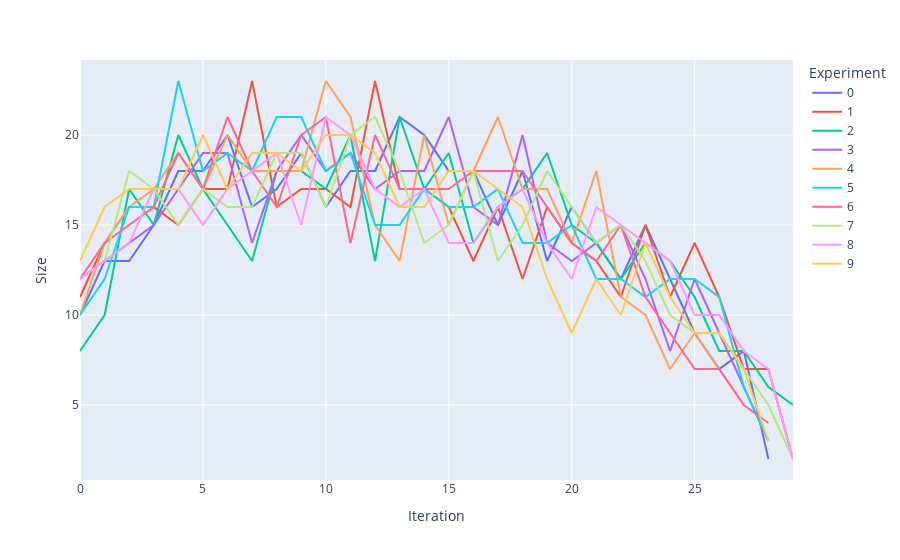

The notebook cell saved with this chart:
### Code cell
df = pd.DataFrame(shell_list)
df = df.transpose()
df = pd.melt(df, ignore_index=False, var_name="Experiment", value_name="Size")
df['Iteration'] = df.index
df.reset_index(inplace=True)
df.dropna(inplace=True)
df.head()
chart = px.line(df, x='Iteration', y='Size', color='Experiment')
chart.show()

### Figure 1 — Plotly figure (JSON) as saved in the notebook; plotly's stock layout.template omitted (floating-point values rounded to 4 significant figures)
{"data": [{"hovertemplate": "Experiment=0<br>Iteration=%{x}<br>Size=%{y}<extra></extra>", "legendgroup": "0", "line": {"color": "#636efa", "dash": "solid"}, "marker": {"symbol": "circle"}, "mode": "lines", "name": "0", "orientation": "v", "showlegend": true, "type": "scatter", "x": [0, 1, 2, 3, 4, 5, 6, 7, 8, 9, 10, 11, 12, 13, 14, 15, 16, 17, 18, 19, 20, 21, 22, 23, 24, 25, 26, 27, 28], "xaxis": "x", "y": [10, 13, 13, 15, 18, 18, 20, 16, 17, 19, 16, 18, 18, 21, 20, 18, 18, 15, 18, 13, 16, 14, 12, 15, 12, 9, 7, 8, 2], "yaxis": "y"}, {"hovertemplate": "Experiment=1<br>Iteration=%{x}<br>Size=%{y}<extra></extra>", "legendgroup": "1", "line": {"color": "#EF553B", "dash": "solid"}, "marker": {"symbol": "circle"}, "mode": "lines", "name": "1", "orientation": "v", "showlegend": true, "type": "scatter", "x": [0, 1, 2, 3, 4, 5, 6, 7, 8, 9, 10, 11, 12, 13, 14, 15, 16, 17, 18, 19, 20, 21, 22, 23, 24, 25, 26, 27, 28, 29], "xaxis": "x", "y": [11, 14, 16, 16, 15, 17, 17, 23, 16, 17, 17, 16, 23, 17, 17, 16, 13, 16, 12, 16, 14, 13, 11, 15, 11, 14, 11, 7, 7, 2], "yaxis": "y"}, {"hovertemplate": "Experiment=2<br>Iteration=%{x}<br>Size=%{y}<extra></extra>", "legendgroup": "2", "line": {"color": "#00cc96", "dash": "solid"}, "marker": {"symbol": "circle"}, "mode": "lines", "name": "2", "orientation": "v", "showlegend": true, "type": "scatter", "x": [0, 1, 2, 3, 4, 5, 6, 7, 8, 9, 10, 11, 12, 13, 14, 15, 16, 17, 18, 19, 20, 21, 22, 23, 24, 25, 26, 27, 28, 29], "xaxis": "x", "y": [8, 10, 17, 15, 20, 17, 15, 13, 18, 18, 17, 20, 13, 21, 17, 19, 14, 16, 17, 19, 15, 14, 12, 14, 13, 11, 8, 8, 6, 5], "yaxis": "y"}, {"hovertemplate": "Experiment=3<br>Iteration=%{x}<br>Size=%{y}<extra></extra>", "legendgroup": "3", "line": {"color": "#ab63fa", "dash": "solid"}, "marker": {"symbol": "circle"}, "mode": "lines", "name": "3", "orientation": "v", "showlegend": true, "type": "scatter", "x": [0, 1, 2, 3, 4, 5, 6, 7, 8, 9, 10, 11, 12, 13, 14, 15, 16, 17, 18, 19, 20, 21, 22, 23, 24, 25, 26, 27, 28], "xaxis": "x", "y": [12, 13, 14, 15, 17, 19, 19, 14, 18, 20, 18, 19, 17, 18, 18, 21, 16, 15, 20, 14, 13, 14, 15, 12, 8, 12, 9, 6, 3], "yaxis": "y"}, {"hovertemplate": "Experiment=4<br>Iteration=%{x}<br>Size=%{y}<extra></extra>", "legendgroup": "4", "line": {"color": "#FFA15A", "dash": "solid"}, "marker": {"symbol": "circle"}, "mode": "lines", "name": "4", "orientation": "v", "showlegend": true, "type": "scatter", "x": [0, 1, 2, 3, 4, 5, 6, 7, 8, 9, 10, 11, 12, 13, 14, 15, 16, 17, 18, 19, 20, 21, 22, 23, 24, 25, 26, 27], "xaxis": "x", "y": [10, 14, 16, 17, 19, 17, 20, 18, 18, 18, 23, 21, 15, 13, 20, 15, 18, 21, 17, 17, 14, 18, 11, 10, 7, 9, 7, 5], "yaxis": "y"}, {"hovertemplate": "Experiment=5<br>Iteration=%{x}<br>Size=%{y}<extra></extra>", "legendgroup": "5", "line": {"color": "#19d3f3", "dash": "solid"}, "marker": {"symbol": "circle"}, "mode": "lines", "name": "5", "orientation": "v", "showlegend": true, "type": "scatter", "x": [0, 1, 2, 3, 4, 5, 6, 7, 8, 9, 10, 11, 12, 13, 14, 15, 16, 17, 18, 19, 20, 21, 22, 23, 24, 25, 26, 27, 28], "xaxis": "x", "y": [10, 12, 16, 16, 23, 18, 19, 18, 21, 21, 18, 19, 15, 15, 17, 16, 16, 17, 14, 14, 15, 12, 12, 11, 12, 12, 11, 6, 3], "yaxis": "y"}, {"hovertemplate": "Experiment=6<br>Iteration=%{x}<br>Size=%{y}<extra></extra>", "legendgroup": "6", "line": {"color": "#FF6692", "dash": "solid"}, "marker": {"symbol": "circle"}, "mode": "lines", "name": "6", "orientation": "v", "showlegend": true, "type": "scatter", "x": [0, 1, 2, 3, 4, 5, 6, 7, 8, 9, 10, 11, 12, 13, 14, 15, 16, 17, 18, 19, 20, 21, 22, 23, 24, 25, 26, 27, 28], "xaxis": "x", "y": [12, 14, 15, 16, 19, 17, 21, 18, 16, 20, 21, 14, 20, 17, 17, 17, 18, 18, 18, 16, 14, 13, 15, 11, 9, 7, 7, 5, 4], "yaxis": "y"}, {"hovertemplate": "Experiment=7<br>Iteration=%{x}<br>Size=%{y}<extra></extra>", "legendgroup": "7", "line": {"color": "#B6E880", "dash": "solid"}, "marker": {"symbol": "circle"}, "mode": "lines", "name": "7", "orientation": "v", "showlegend": true, "type": "scatter", "x": [0, 1, 2, 3, 4, 5, 6, 7, 8, 9, 10, 11, 12, 13, 14, 15, 16, 17, 18, 19, 20, 21, 22, 23, 24, 25, 26, 27, 28, 29], "xaxis": "x", "y": [12, 13, 18, 17, 15, 17, 16, 16, 19, 19, 16, 20, 21, 18, 14, 15, 18, 13, 15, 18, 16, 14, 15, 13, 10, 9, 9, 7, 5, 2], "yaxis": "y"}, {"hovertemplate": "Experiment=8<br>Iteration=%{x}<br>Size=%{y}<extra></extra>", "legendgroup": "8", "line": {"color": "#FF97FF", "dash": "solid"}, "marker": {"symbol": "circle"}, "mode": "lines", "name": "8", "orientation": "v", "showlegend": true, "type": "scatter", "x": [0, 1, 2, 3, 4, 5, 6, 7, 8, 9, 10, 11, 12, 13, 14, 15, 16, 17, 18, 19, 20, 21, 22, 23, 24, 25, 26, 27, 28, 29], "xaxis": "x", "y": [12, 13, 14, 17, 17, 15, 17, 18, 19, 15, 21, 20, 17, 16, 17, 14, 14, 16, 17, 14, 12, 16, 15, 14, 13, 10, 10, 8, 7, 2], "yaxis": "y"}, {"hovertemplate": "Experiment=9<br>Iteration=%{x}<br>Size=%{y}<extra></extra>", "legendgroup": "9", "line": {"color": "#FECB52", "dash": "solid"}, "marker": {"symbol": "circle"}, "mode": "lines", "name": "9", "orientation": "v", "showlegend": true, "type": "scatter", "x": [0, 1, 2, 3, 4, 5, 6, 7, 8, 9, 10, 11, 12, 13, 14, 15, 16, 17, 18, 19, 20, 21, 22, 23, 24, 25, 26, 27, 28], "xaxis": "x", "y": [13, 16, 17, 17, 17, 20, 17, 19, 19, 18, 20, 20, 19, 16, 16, 18, 18, 17, 16, 12, 9, 12, 10, 14, 11, 9, 9, 7, 3], "yaxis": "y"}], "layout": {"legend": {"title": {"text": "Experiment"}, "tracegroupgap": 0}, "margin": {"t": 60}, "xaxis": {"anchor": "y", "domain": [0, 1], "title": {"text": "Iteration"}}, "yaxis": {"anchor": "x", "domain": [0, 1], "title": {"text": "Size"}}}}
